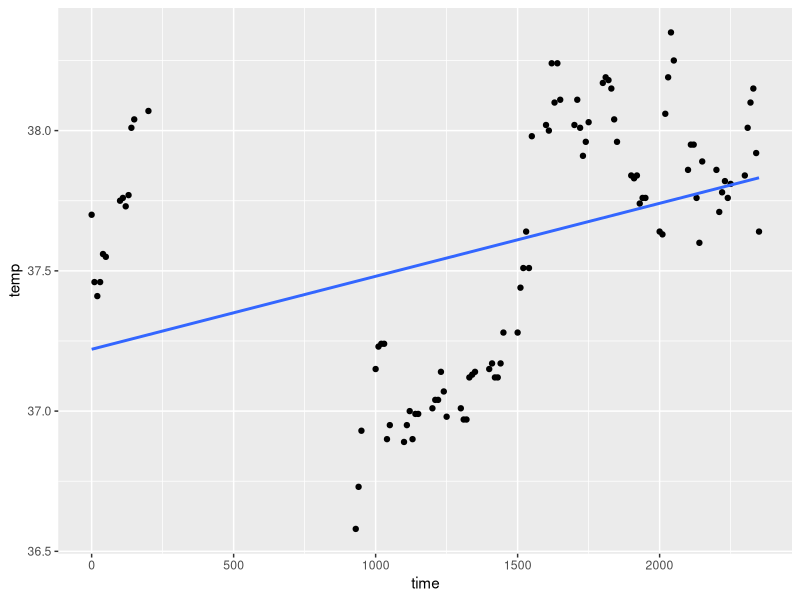
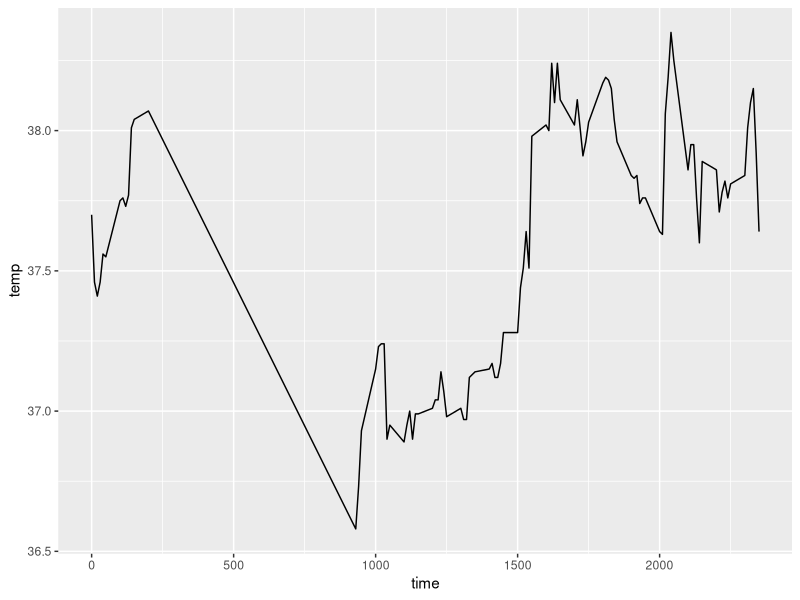

These figures' R source, in order:
# You have been given an Excel file, BeaverData.xlsx.
# This contains a number of observations of beaver body temperature versus time of day,
# as well as other information. The following libraries are required: readxl and ggplot2
# Libraries required: ggplot2, readxl

# install.packages("readxl")
# install.packages("ggplot2") # requires installing rtools 
library(readxl)
library(ggplot2)

getwd()
# copy BeaverData.xlsx to working directory

# 1. Load this file into a dataframe using the read_excel() function. Assign it to a variable named BeaverData.
BeaverData = read_excel("BeaverData.xlsx")

# 2. Print the contents of BeaverData.
BeaverData

# 3. Using ggplot2, create a plot that makes a line of best fit (regression line), as shown in class.
# The x should be time, and the y should be temp (short for temperature).
# Coloration is not required. You should include the data points (either the jitter points, or just regular points).
# The method should be the linear model (“lm” method).
ggplot(BeaverData, aes(x = time, y = temp)) + geom_point() + geom_smooth(method = "lm", se = FALSE)

# 4. Using ggplot2, create a line plot that makes a (very jagged) 
# line connecting observations. As with the prior problem, 
# the x should be time and the y should be temp.
ggplot(BeaverData, aes(x = time, y = temp)) + geom_line()
